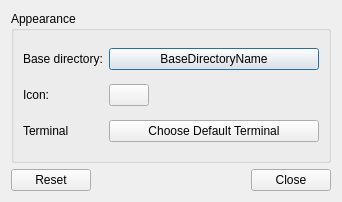
<?xml version="1.0" encoding="UTF-8"?>
<ui version="4.0">
 <class>DirectoryMenuConfiguration</class>
 <widget class="QDialog" name="DirectoryMenuConfiguration">
  <property name="geometry">
   <rect>
    <x>0</x>
    <y>0</y>
    <width>342</width>
    <height>202</height>
   </rect>
  </property>
  <property name="windowTitle">
   <string>Directory Menu Settings</string>
  </property>
  <layout class="QGridLayout" name="gridLayout">
   <item row="0" column="0">
    <widget class="QGroupBox" name="appearanceGB">
     <property name="title">
      <string>Appearance</string>
     </property>
     <layout class="QGridLayout" name="gridLayout_2" columnstretch="0,0">
      <item row="0" column="0">
       <widget class="QLabel" name="baseDirectoryL">
        <property name="text">
         <string>Base directory:</string>
        </property>
       </widget>
      </item>
      <item row="0" column="1">
       <widget class="QPushButton" name="baseDirectoryB">
        <property name="sizePolicy">
         <sizepolicy hsizetype="MinimumExpanding" vsizetype="Fixed">
          <horstretch>0</horstretch>
          <verstretch>0</verstretch>
         </sizepolicy>
        </property>
        <property name="text">
         <string>BaseDirectoryName</string>
        </property>
       </widget>
      </item>
      <item row="1" column="0">
       <widget class="QLabel" name="iconL">
        <property name="text">
         <string>Icon:</string>
        </property>
       </widget>
      </item>
      <item row="1" column="1">
       <widget class="QPushButton" name="iconB">
        <property name="sizePolicy">
         <sizepolicy hsizetype="Fixed" vsizetype="Fixed">
          <horstretch>0</horstretch>
          <verstretch>0</verstretch>
         </sizepolicy>
        </property>
        <property name="text">
         <string/>
        </property>
       </widget>
      </item>
      <item row="2" column="0">
       <widget class="QLabel" name="terminalL">
        <property name="text">
         <string>Terminal</string>
        </property>
       </widget>
      </item>
      <item row="2" column="1">
       <widget class="QPushButton" name="terminalB">
        <property name="text">
         <string>Choose Default Terminal</string>
        </property>
       </widget>
      </item>
     </layout>
    </widget>
   </item>
   <item row="1" column="0">
    <layout class="QHBoxLayout" name="horizontalLayout">
     <item>
      <widget class="QDialogButtonBox" name="buttonBox_1">
       <property name="orientation">
        <enum>Qt::Horizontal</enum>
       </property>
       <property name="standardButtons">
        <set>QDialogButtonBox::Reset</set>
       </property>
      </widget>
     </item>
     <item>
      <spacer name="horizontalSpacer">
       <property name="orientation">
        <enum>Qt::Horizontal</enum>
       </property>
       <property name="sizeHint" stdset="0">
        <size>
         <width>40</width>
         <height>20</height>
        </size>
       </property>
      </spacer>
     </item>
     <item>
      <spacer name="horizontalSpacer_2">
       <property name="orientation">
        <enum>Qt::Horizontal</enum>
       </property>
       <property name="sizeHint" stdset="0">
        <size>
         <width>40</width>
         <height>20</height>
        </size>
       </property>
      </spacer>
     </item>
     <item>
      <widget class="QDialogButtonBox" name="buttonBox_2">
       <property name="orientation">
        <enum>Qt::Horizontal</enum>
       </property>
       <property name="standardButtons">
        <set>QDialogButtonBox::Close</set>
       </property>
      </widget>
     </item>
    </layout>
   </item>
  </layout>
 </widget>
 <resources/>
 <connections>
  <connection>
   <sender>buttonBox_1</sender>
   <signal>accepted()</signal>
   <receiver>DirectoryMenuConfiguration</receiver>
   <slot>accept()</slot>
   <hints>
    <hint type="sourcelabel">
     <x>214</x>
     <y>350</y>
    </hint>
    <hint type="destinationlabel">
     <x>157</x>
     <y>274</y>
    </hint>
   </hints>
  </connection>
  <connection>
   <sender>buttonBox_1</sender>
   <signal>rejected()</signal>
   <receiver>DirectoryMenuConfiguration</receiver>
   <slot>reject()</slot>
   <hints>
    <hint type="sourcelabel">
     <x>214</x>
     <y>350</y>
    </hint>
    <hint type="destinationlabel">
     <x>196</x>
     <y>274</y>
    </hint>
   </hints>
  </connection>
 </connections>
</ui>
